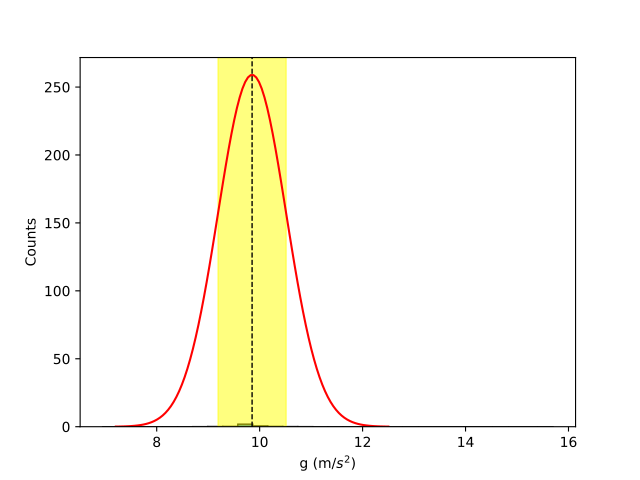

Write Python code to recreate this figure.
import numpy as np
import pandas as pd
import matplotlib.pyplot as plt


pendulum_data = pd.read_csv('./pendulumData.csv', delimiter=',')
cutoff = 30
# need explanation 
def iqr(data):
    q75, q25 = np.percentile(data, [75 ,25])
    iqr = q75 - q25
    return iqr

iqr_val = iqr(pendulum_data['g (m/s2)'])

median  = pendulum_data['g (m/s2)'].median()

pendulum_data = pendulum_data[np.abs(pendulum_data['g (m/s2)'] - median) <= iqr_val*cutoff]

sigma = np.std(pendulum_data['g (m/s2)'])
print(sigma)


# label the x axis g (m/s2)
plt.xlabel(r'g (m/$s^2$)')

# label the y axis Counts
plt.ylabel('Counts')

# plot histogram
# plot error bars with sqrt of counts from the column 

#plot a bar plot where the height of each bar represents the counts per bin width
plt.hist(pendulum_data[r'g (m/s2)'], bins=30, edgecolor='black')

#fit the data with a gaussian based on the mean and standard deviation of the data
mean = np.mean(pendulum_data['g (m/s2)'])
stdev = np.std(pendulum_data['g (m/s2)'])

#plot a  rectangle showing verticle width of one  standard deviation at the mean
plt.axvspan(mean - stdev, mean + stdev, color='yellow', alpha=0.5, label='1 Std Dev')

# plot a verticle line where the mean is
plt.axvline(mean, color='black', linestyle='dashed', linewidth=1, label='Mean')

# plot a gaussian with the mean and standard deviation of the data
def gaussian(x, amp, mean, stddev):
    return amp * np.exp(-((x - mean) ** 2) / (2 * stddev ** 2))
x = np.linspace(mean - 4*stdev, mean + 4*stdev, 100)
y = gaussian(x, amp=max(np.histogram(pendulum_data['g (m/s2)'], bins=30)[0]), mean=mean, stddev=stdev)
plt.plot(x, y, color='red', label='Gaussian Fit')




plt.savefig("histogram.pdf")
